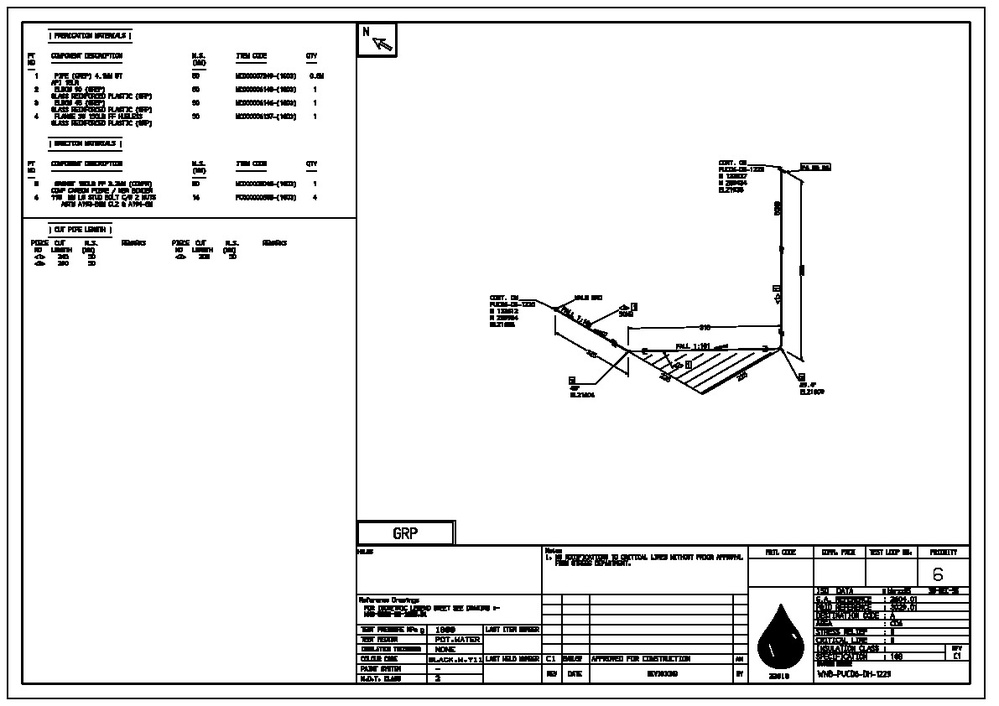
#> input picture WNB-PUCD6-DH-1432/page_1WNB-PUCD6-DH-1229.jpg, 999 x 706 px, shrunk from 1191 x 842 before the run, given in place of the camera
$ python Camera-toVector.py   (older library calls are emulated)
#> lines starting #> are read from the running program, lines starting #| are printed output that depends on the picture
#> further down, frame is the input picture: shape (706, 999, 3); min 0, max 255, mean 234.7
import cv2
import numpy as np
import matplotlib.pyplot as plt
import time
from io import BytesIO
from PIL import Image
# Open the default camera (camera index 0)
cap = cv2.VideoCapture(0)
# Check if the camera opened successfully
def convert_to_vector(input_image, output_svg_path):
    # Open the bitmap image using OpenCV
    bitmap_image = cv2.cvtColor(input_image, cv2.COLOR_BGR2GRAY)
    laplacian = cv2.Laplacian(bitmap_image, cv2.CV_64F)
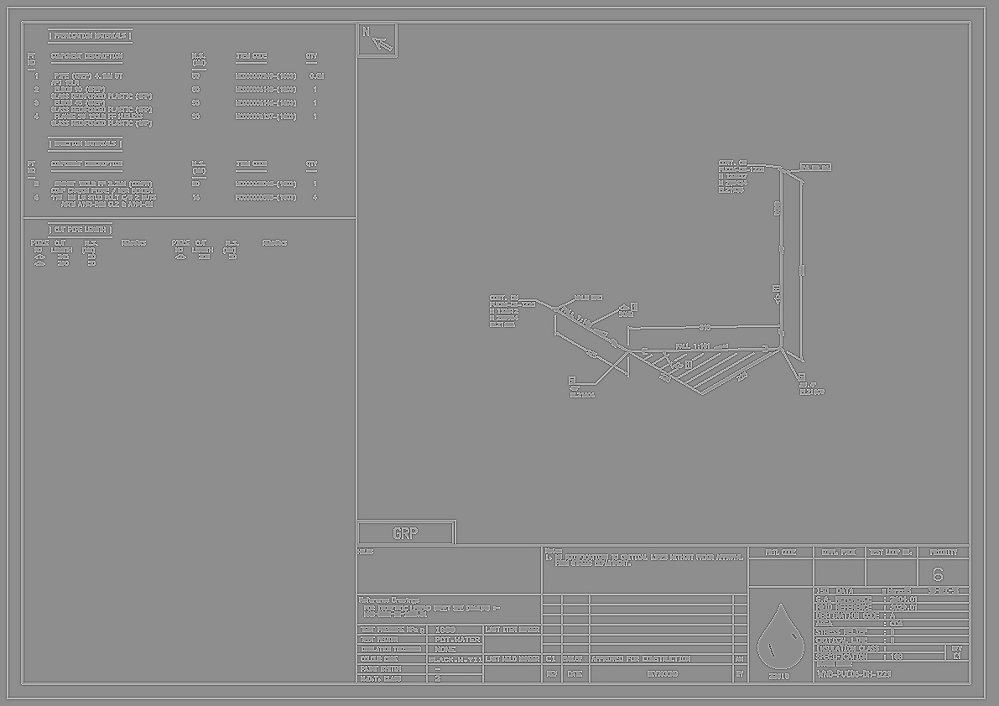
#> laplacian: shape (706, 999) float64; min -884, max 701, mean 0; drawn with min black and max white
    sharpened_image = laplacian+bitmap_image
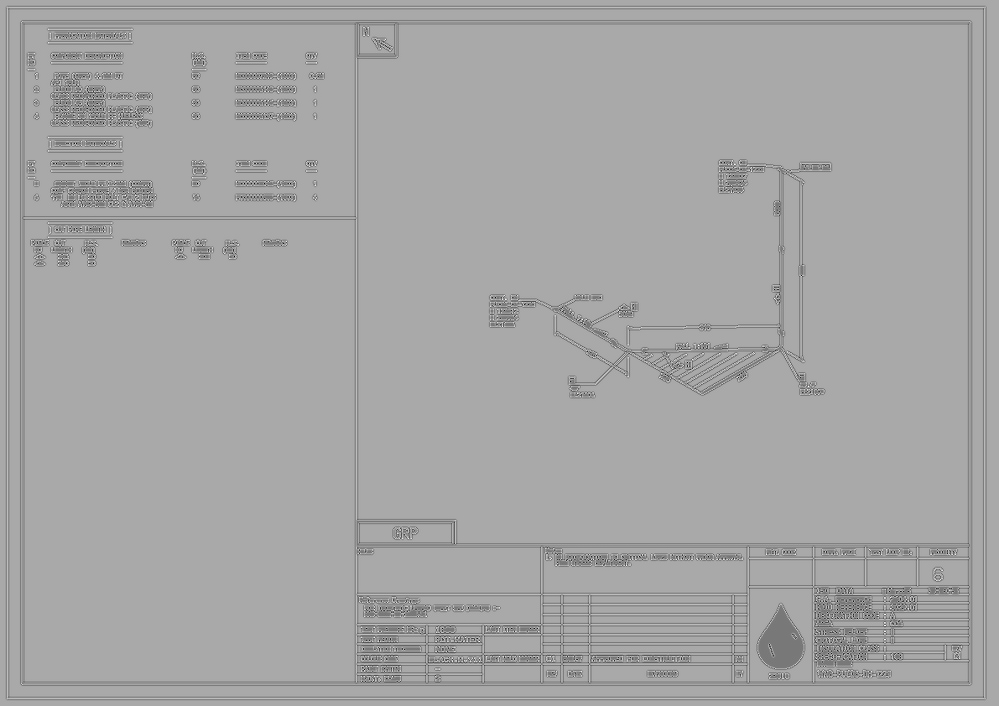
#> sharpened_image: shape (706, 999) float64; min -629, max 701, mean 234.7; drawn with min black and max white
    bitmap_image = sharpened_image
    # Apply thresholding to create a binary image
    _, binary_image = cv2.threshold(bitmap_image, 128, 255, cv2.THRESH_BINARY)
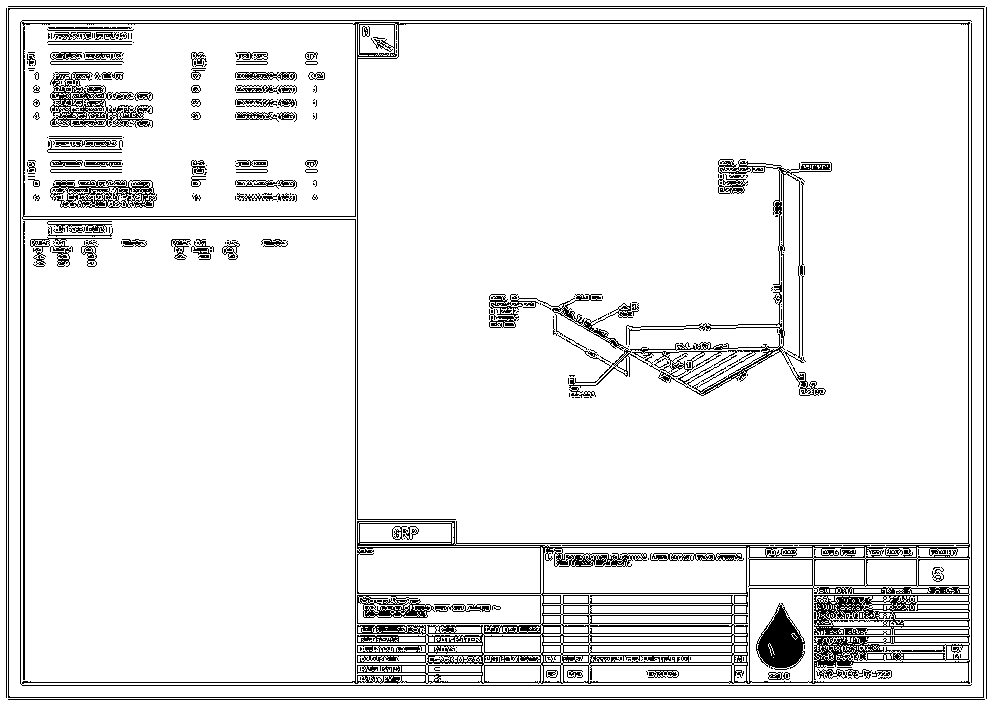
#> binary_image: shape (706, 999) float64; 91.9% white; black in thin lines or dots

    # Find contours in the binary image
#> (the run stopped early here; a loop or call above may not have finished)

$ run again, on WNB-PUCD6-DH-1432/page_1WNB-PUCD6-DH-1233.jpg
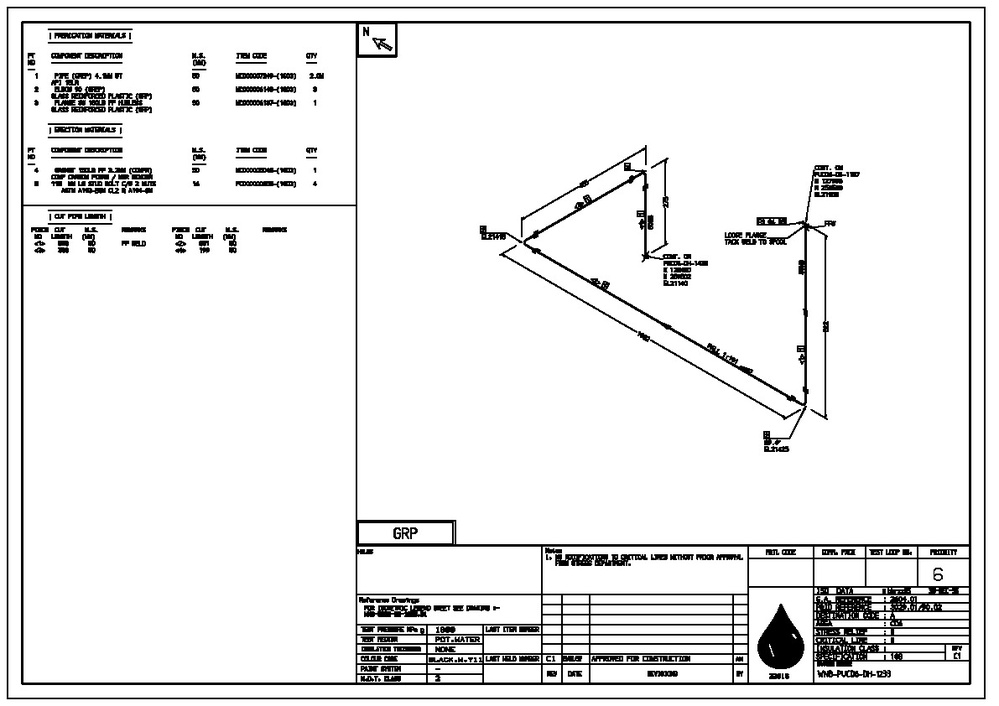
#> input picture WNB-PUCD6-DH-1432/page_1WNB-PUCD6-DH-1233.jpg, 999 x 706 px, shrunk from 1191 x 842 before the run, given in place of the camera
#> frame is the input picture: shape (706, 999, 3); min 0, max 255, mean 234.6
#> in convert_to_vector, `sharpened_image = laplacian+bitmap_image`:
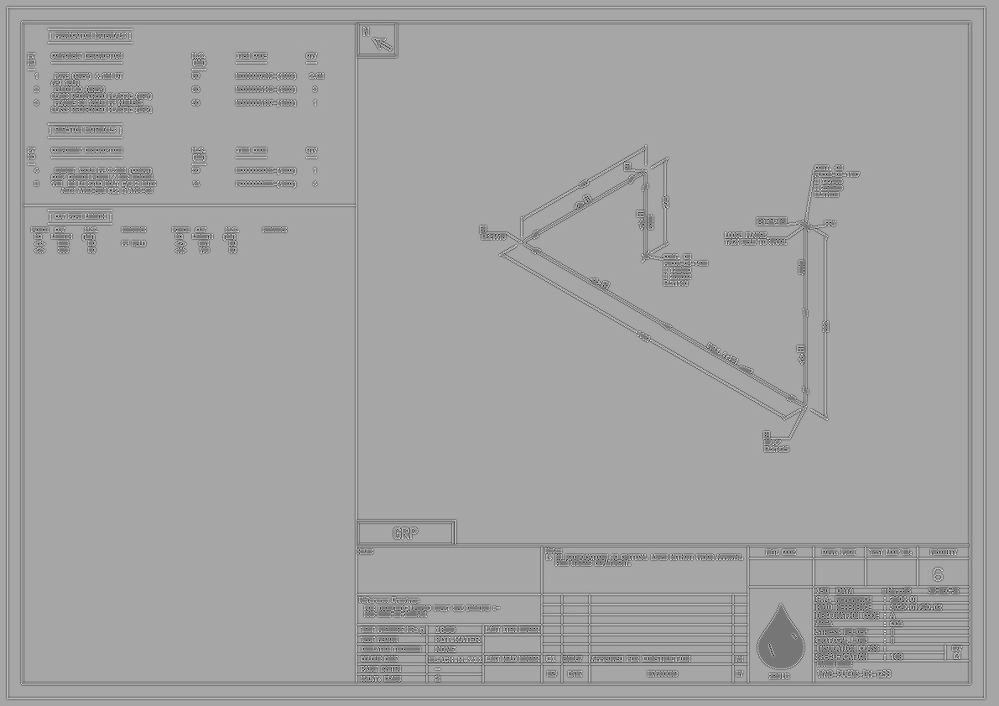
#> sharpened_image: shape (706, 999) float64; min -625, max 719, mean 234.6; drawn with min black and max white
#> in convert_to_vector, `_, binary_image = cv2.threshold(bitmap_image, 128, 255, cv2.THRESH_BIN..`:
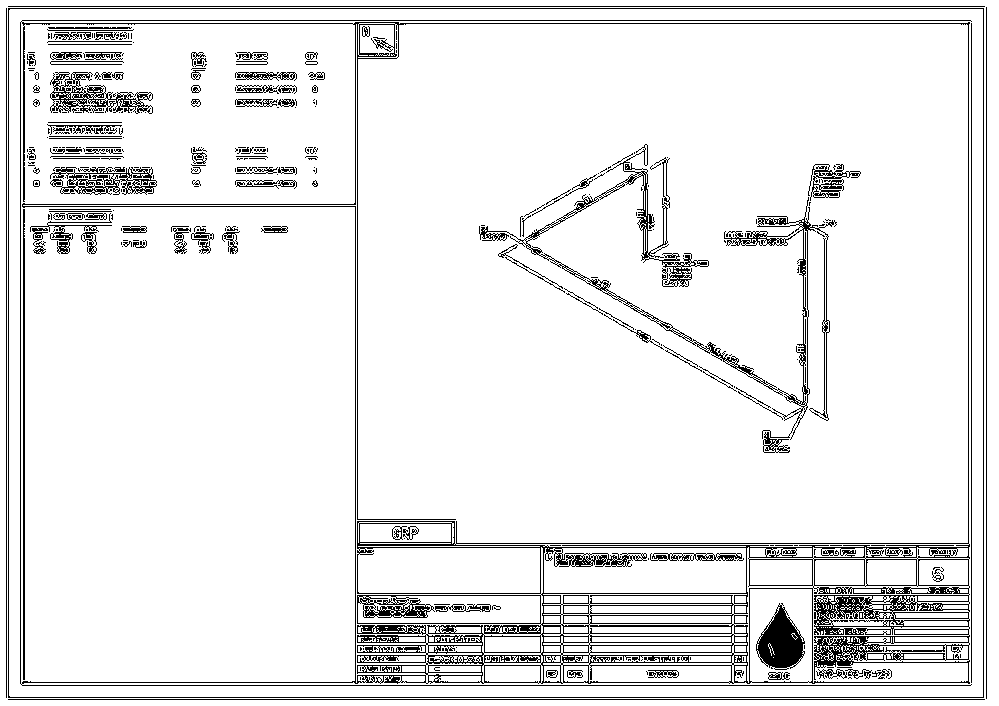
#> binary_image: shape (706, 999) float64; 91.8% white; black in thin lines or dots

$ run again, on WNB-PUCD6-DH-1432/page_1WNB-PUCD6-DH-1234.jpg
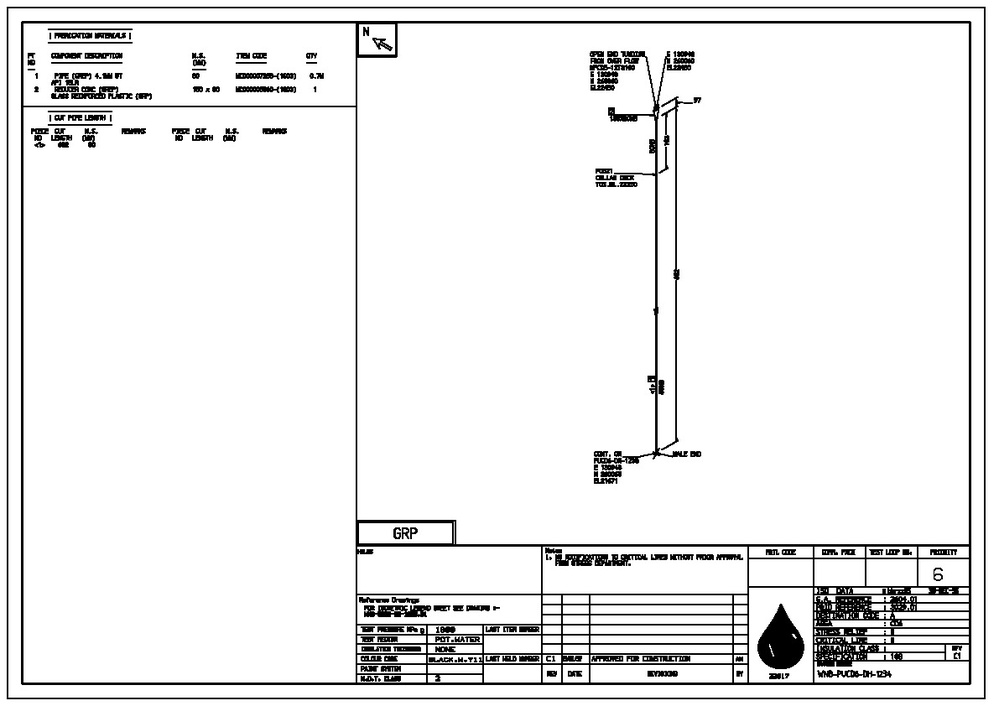
#> input picture WNB-PUCD6-DH-1432/page_1WNB-PUCD6-DH-1234.jpg, 999 x 706 px, shrunk from 1191 x 842 before the run, given in place of the camera
#> frame is the input picture: shape (706, 999, 3); min 0, max 255, mean 237.3
#> in convert_to_vector, `sharpened_image = laplacian+bitmap_image`:
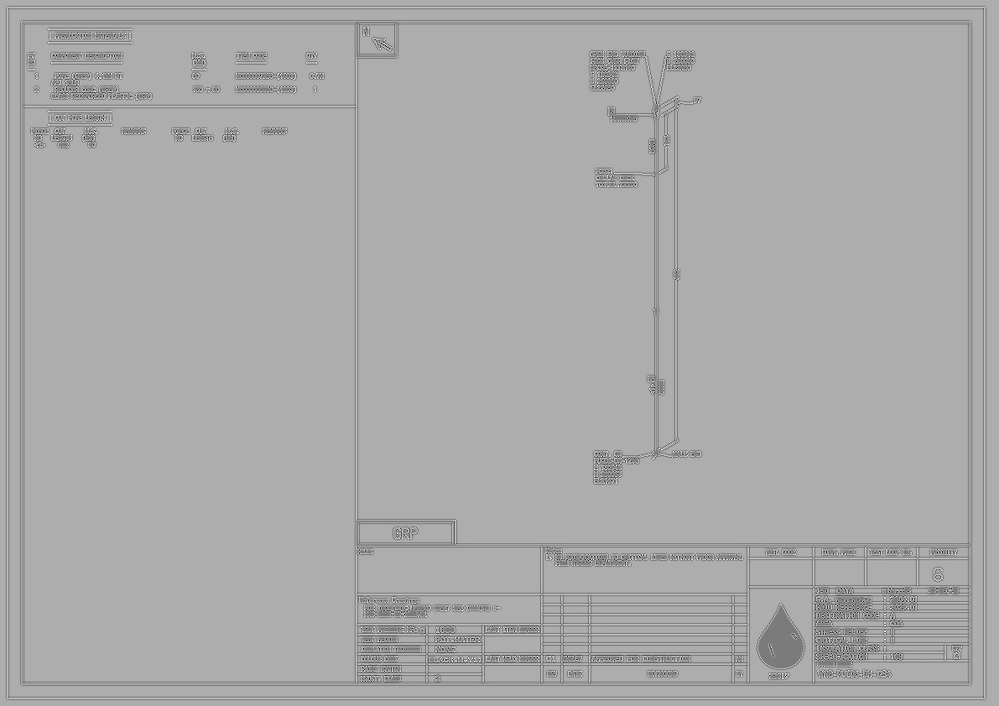
#> sharpened_image: shape (706, 999) float64; min -621, max 665, mean 237.3; drawn with min black and max white
#> in convert_to_vector, `_, binary_image = cv2.threshold(bitmap_image, 128, 255, cv2.THRESH_BIN..`:
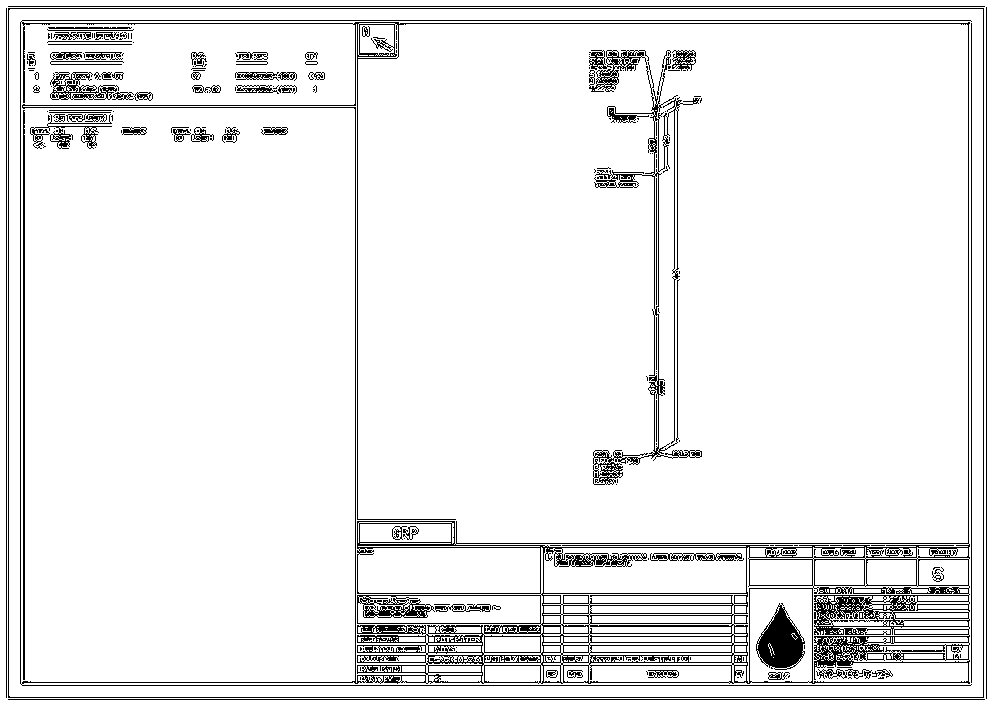
#> binary_image: shape (706, 999) float64; 92.8% white; black in thin lines or dots

$ run again, on WNB-PUCD6-DH-1432/page_1WNB-PUCD6-DH-1235.jpg
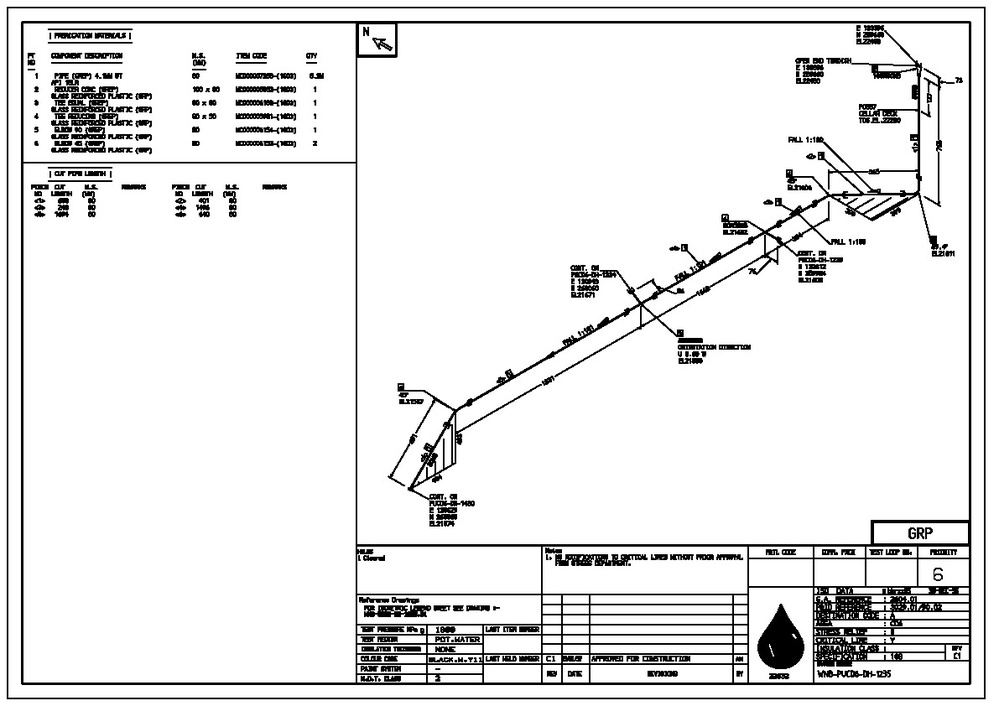
#> input picture WNB-PUCD6-DH-1432/page_1WNB-PUCD6-DH-1235.jpg, 999 x 706 px, shrunk from 1191 x 842 before the run, given in place of the camera
#> frame is the input picture: shape (706, 999, 3); min 0, max 255, mean 232.5
#> in convert_to_vector, `sharpened_image = laplacian+bitmap_image`:
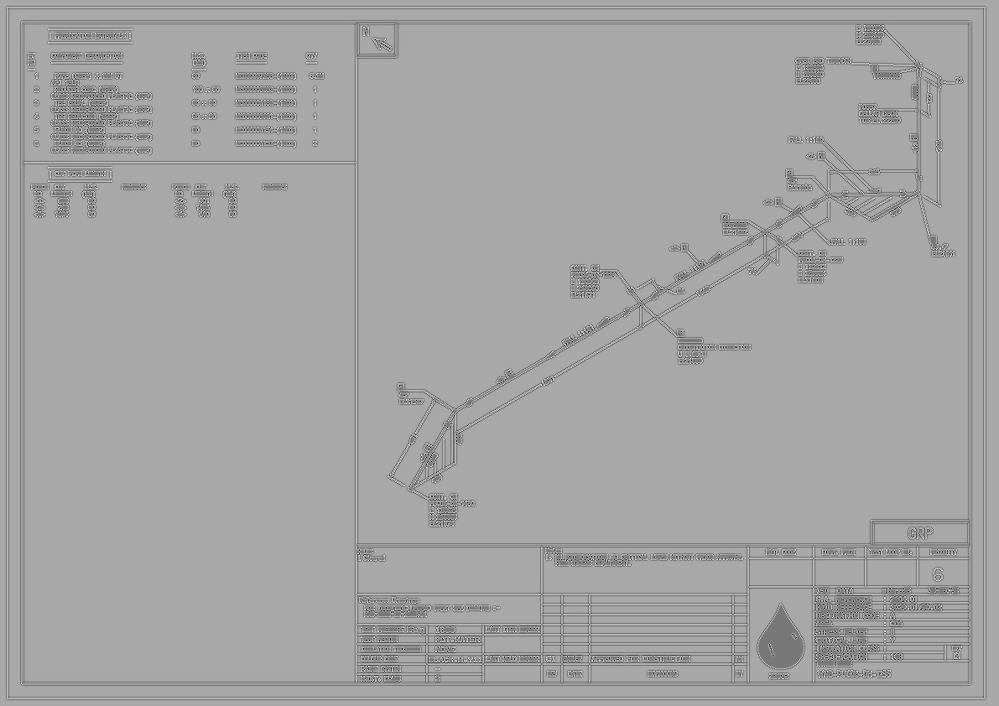
#> sharpened_image: shape (706, 999) float64; min -624, max 704, mean 232.5; drawn with min black and max white
#> in convert_to_vector, `_, binary_image = cv2.threshold(bitmap_image, 128, 255, cv2.THRESH_BIN..`:
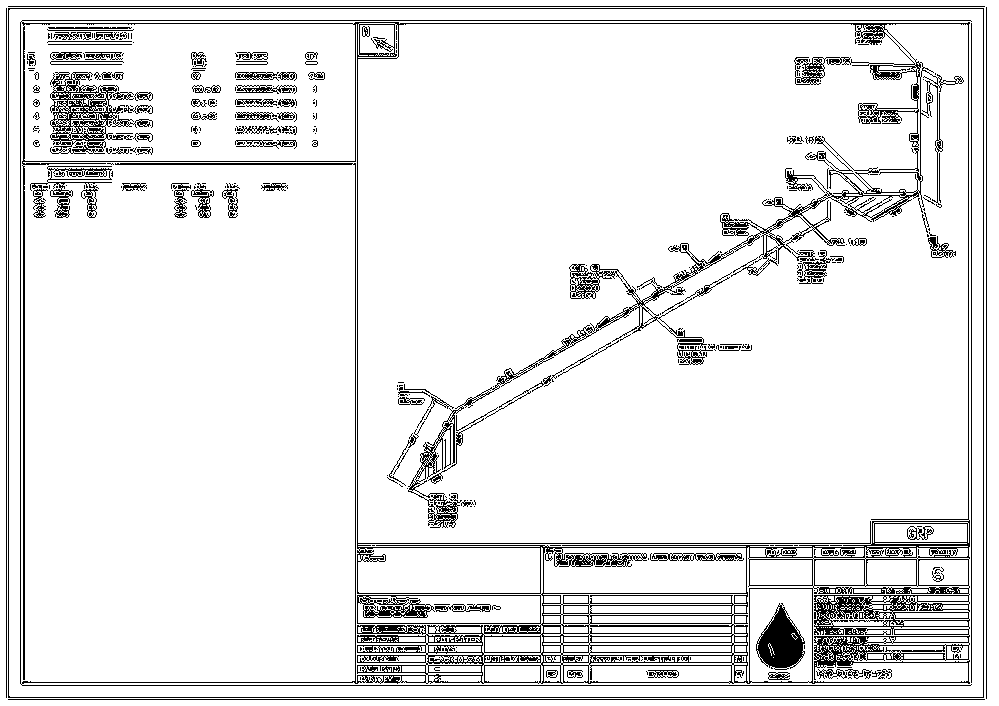
#> binary_image: shape (706, 999) float64; 91% white; black in thin lines or dots
